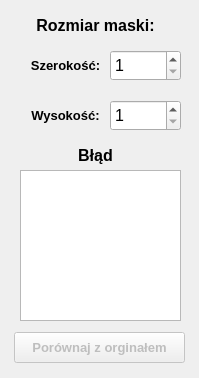
<?xml version="1.0" encoding="UTF-8"?>
<ui version="4.0">
 <class>FiltrMean</class>
 <widget class="QWidget" name="FiltrMean">
  <property name="geometry">
   <rect>
    <x>0</x>
    <y>0</y>
    <width>199</width>
    <height>378</height>
   </rect>
  </property>
  <property name="minimumSize">
   <size>
    <width>199</width>
    <height>378</height>
   </size>
  </property>
  <property name="maximumSize">
   <size>
    <width>199</width>
    <height>378</height>
   </size>
  </property>
  <property name="windowTitle">
   <string>Form</string>
  </property>
  <widget class="QLabel" name="widthLabel">
   <property name="geometry">
    <rect>
     <x>30</x>
     <y>50</y>
     <width>71</width>
     <height>31</height>
    </rect>
   </property>
   <property name="font">
    <font>
     <pointsize>10</pointsize>
     <weight>75</weight>
     <bold>true</bold>
    </font>
   </property>
   <property name="text">
    <string>Szerokość:</string>
   </property>
   <property name="alignment">
    <set>Qt::AlignCenter</set>
   </property>
  </widget>
  <widget class="QLabel" name="heightLabel">
   <property name="geometry">
    <rect>
     <x>30</x>
     <y>100</y>
     <width>71</width>
     <height>31</height>
    </rect>
   </property>
   <property name="font">
    <font>
     <pointsize>10</pointsize>
     <weight>75</weight>
     <bold>true</bold>
    </font>
   </property>
   <property name="text">
    <string>Wysokość:</string>
   </property>
   <property name="alignment">
    <set>Qt::AlignCenter</set>
   </property>
  </widget>
  <widget class="QLabel" name="sizeLabel">
   <property name="geometry">
    <rect>
     <x>20</x>
     <y>10</y>
     <width>151</width>
     <height>31</height>
    </rect>
   </property>
   <property name="font">
    <font>
     <pointsize>12</pointsize>
     <weight>75</weight>
     <bold>true</bold>
    </font>
   </property>
   <property name="text">
    <string>Rozmiar maski:</string>
   </property>
   <property name="alignment">
    <set>Qt::AlignCenter</set>
   </property>
  </widget>
  <widget class="QSpinBox" name="widthValue">
   <property name="geometry">
    <rect>
     <x>110</x>
     <y>50</y>
     <width>71</width>
     <height>31</height>
    </rect>
   </property>
   <property name="font">
    <font>
     <pointsize>12</pointsize>
    </font>
   </property>
   <property name="buttonSymbols">
    <enum>QAbstractSpinBox::UpDownArrows</enum>
   </property>
   <property name="minimum">
    <number>1</number>
   </property>
   <property name="maximum">
    <number>255</number>
   </property>
   <property name="singleStep">
    <number>1</number>
   </property>
  </widget>
  <widget class="QSpinBox" name="heightValue">
   <property name="geometry">
    <rect>
     <x>110</x>
     <y>100</y>
     <width>71</width>
     <height>31</height>
    </rect>
   </property>
   <property name="font">
    <font>
     <pointsize>12</pointsize>
    </font>
   </property>
   <property name="minimum">
    <number>1</number>
   </property>
   <property name="maximum">
    <number>255</number>
   </property>
   <property name="singleStep">
    <number>1</number>
   </property>
  </widget>
  <widget class="QLabel" name="errorLabel">
   <property name="geometry">
    <rect>
     <x>20</x>
     <y>140</y>
     <width>151</width>
     <height>31</height>
    </rect>
   </property>
   <property name="font">
    <font>
     <pointsize>12</pointsize>
     <weight>75</weight>
     <bold>true</bold>
    </font>
   </property>
   <property name="text">
    <string>Błąd</string>
   </property>
   <property name="alignment">
    <set>Qt::AlignCenter</set>
   </property>
  </widget>
  <widget class="QPushButton" name="errorButton">
   <property name="enabled">
    <bool>false</bool>
   </property>
   <property name="geometry">
    <rect>
     <x>14</x>
     <y>332</y>
     <width>171</width>
     <height>31</height>
    </rect>
   </property>
   <property name="font">
    <font>
     <pointsize>10</pointsize>
     <weight>75</weight>
     <bold>true</bold>
    </font>
   </property>
   <property name="text">
    <string>Porównaj z orginałem</string>
   </property>
  </widget>
  <widget class="QTextEdit" name="errorValue">
   <property name="geometry">
    <rect>
     <x>20</x>
     <y>170</y>
     <width>161</width>
     <height>151</height>
    </rect>
   </property>
   <property name="readOnly">
    <bool>true</bool>
   </property>
   <property name="html">
    <string>&lt;!DOCTYPE HTML PUBLIC &quot;-//W3C//DTD HTML 4.0//EN&quot; &quot;http://www.w3.org/TR/REC-html40/strict.dtd&quot;&gt;
&lt;html&gt;&lt;head&gt;&lt;meta name=&quot;qrichtext&quot; content=&quot;1&quot; /&gt;&lt;style type=&quot;text/css&quot;&gt;
p, li { white-space: pre-wrap; }
&lt;/style&gt;&lt;/head&gt;&lt;body style=&quot; font-family:'MS Shell Dlg 2'; font-size:8.25pt; font-weight:400; font-style:normal;&quot;&gt;
&lt;p style=&quot;-qt-paragraph-type:empty; margin-top:0px; margin-bottom:0px; margin-left:0px; margin-right:0px; -qt-block-indent:0; text-indent:0px;&quot;&gt;&lt;br /&gt;&lt;/p&gt;&lt;/body&gt;&lt;/html&gt;</string>
   </property>
  </widget>
 </widget>
 <resources/>
 <connections/>
</ui>
